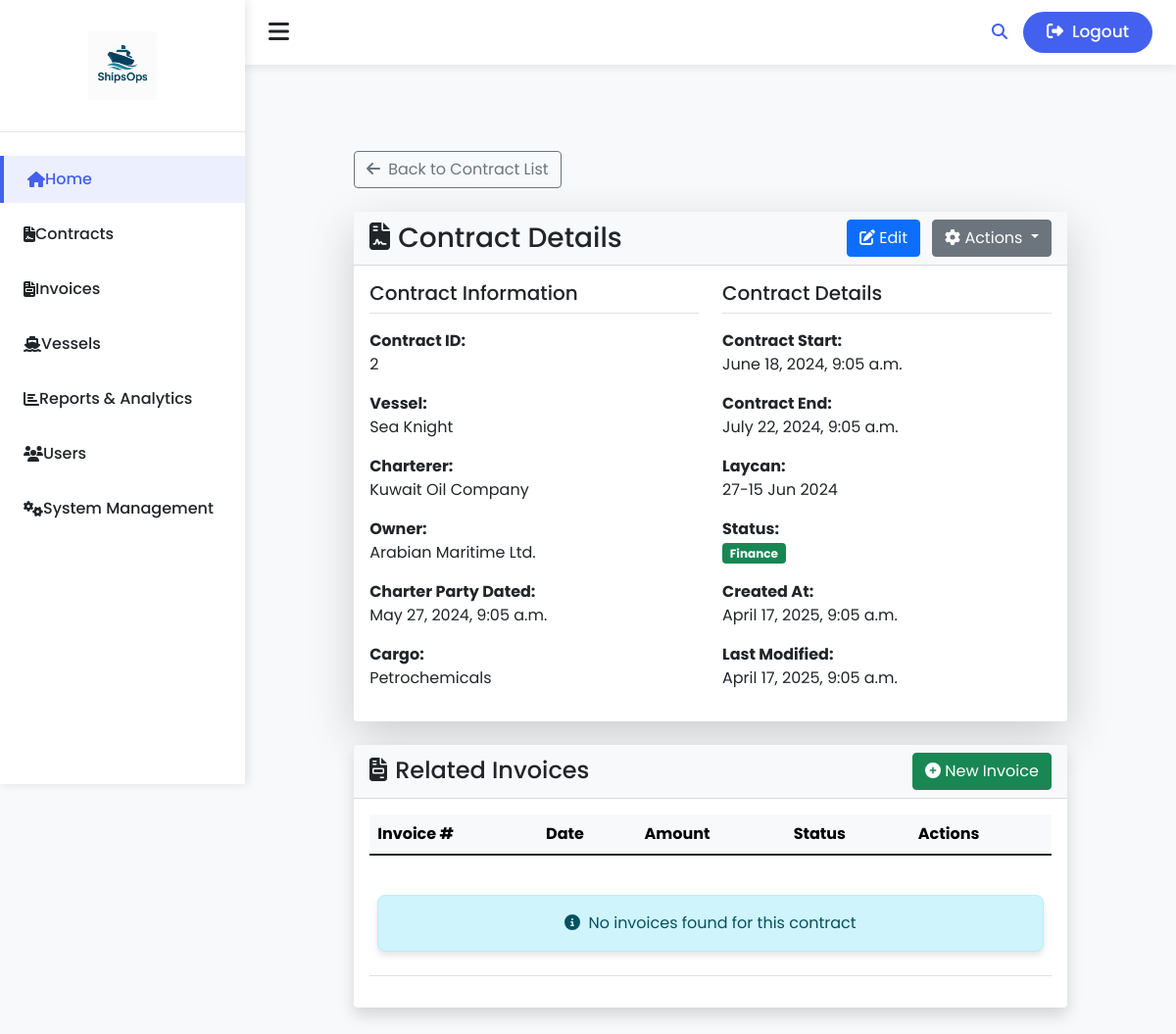
Page /contract/2/ (signed in) on the earlier database version.
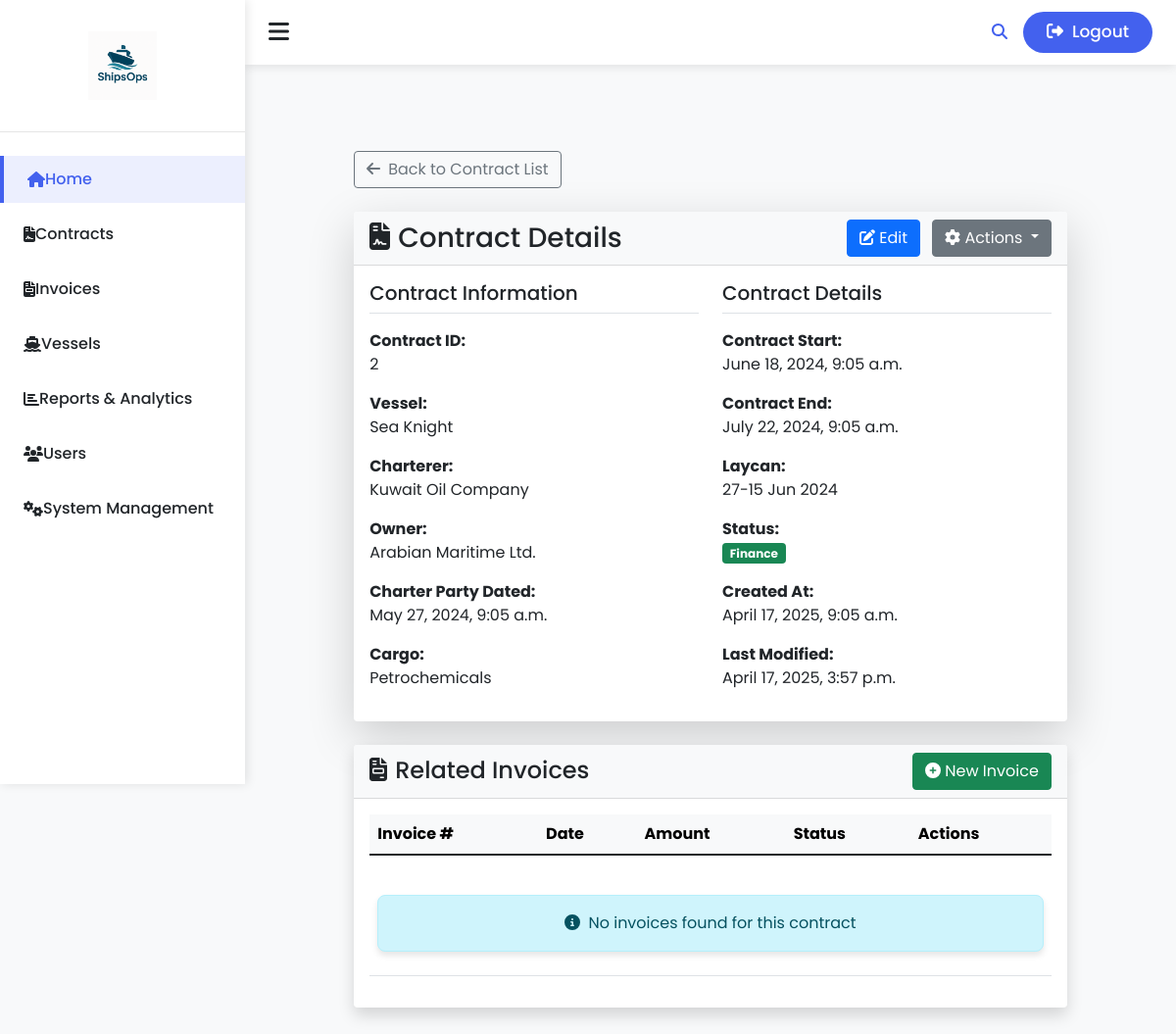
Same page on the later database version.
### ShipOps/models.py (models this page shows, shortened)
class Contract(models.Model):
    charter_party_dated = models.DateTimeField(default=timezone.now)
    charterer = models.CharField(max_length=150, null=True, blank=True)
    owner = models.CharField(max_length=150, null=True, blank=True)
    charter_party_form = models.CharField(max_length=150, null=True, blank=True)
    vessel = models.CharField(max_length=150, null=True, blank=True)
    charter_party_speed = models.CharField(max_length=150, null=True, blank=True)
    last_three_cargoes = models.CharField(max_length=150, null=True, blank=True)
    cargo = models.CharField(max_length=150, null=True, blank=True)
    quantity = models.CharField(max_length=150, null=True, blank=True)
    heating = models.CharField(max_length=150, null=True, blank=True)
    load_port = models.CharField(max_length=150, null=True, blank=True)
    laycan = models.CharField(max_length=150, null=True, blank=True)
    discharge_port = models.CharField(max_length=150, null=True, blank=True)
    freight = models.CharField(max_length=150, null=True, blank=True)
    demurrage = models.CharField(max_length=150, null=True, blank=True)
    laytime = models.CharField(max_length=150, null=True, blank=True)
    payment_terms = models.CharField(max_length=150, null=True, blank=True)
    payment_to = models.CharField(max_length=150, null=True, blank=True)
    brokers = models.CharField(max_length=150, null=True, blank=True)
    commission = models.CharField(max_length=150, null=True, blank=True)
    state = models.IntegerField(default=0, null=True, blank=True)
    contract_start = models.DateTimeField(default=timezone.now, null=True, blank=True)
    contract_end = models.DateTimeField(default=timezone.now, null=True, blank=True)
    created_at = models.DateTimeField(auto_now_add=True)
    updated_at = models.DateTimeField(auto_now=True)
    def __str__(self):
        return f"Contract #{self.id} for vessel {self.vessel}"

### ShipOps/views.py (the view)
# urls.py: path('contract/<int:contract_id>/', contract_detail, name='contract_detail'),
@login_required
def contract_detail(request, contract_id):
    contract = get_object_or_404(Contract, id=contract_id)
    context = {
        'contract': contract,
        'page_title': f'Contract Details: {contract}'
    }
    return render(request, 'ShipOps/contract_detail.html', context)

### templates/ShipOps/contract_detail.html (shortened to what the changed rows need)
{% extends "base.html" %}
{% block content %}
<div class="container py-5">
  <div class="row justify-content-center">
    <div class="col-lg-10">
      <div class="card shadow-lg border-0 rounded-lg mb-4">
        <div class="card-body">
          <div class="row">
            <div class="col-md-6">
              <div class="mb-3">
                <label class="fw-bold">Contract ID:</label>
                <p>{{ contract.id }}</p>
              </div>
              <div class="mb-3">
                <label class="fw-bold">Vessel:</label>
                <p>{{ contract.vessel }}</p>
              </div>
              <div class="mb-3">
                <label class="fw-bold">Charterer:</label>
                <p>{{ contract.charterer }}</p>
              </div>
              <div class="mb-3">
                <label class="fw-bold">Owner:</label>
                <p>{{ contract.owner }}</p>
              </div>
              <div class="mb-3">
                <label class="fw-bold">Charter Party Dated:</label>
                <p>{{ contract.charter_party_dated }}</p>
              </div>
              <div class="mb-3">
                <label class="fw-bold">Cargo:</label>
                <p>{{ contract.cargo }}</p>
              </div>
            </div>
            <div class="col-md-6">
              <div class="mb-3">
                <label class="fw-bold">Contract Start:</label>
                <p>{{ contract.contract_start }}</p>
              </div>
              <div class="mb-3">
                <label class="fw-bold">Contract End:</label>
                <p>{{ contract.contract_end }}</p>
              </div>
              <div class="mb-3">
                <label class="fw-bold">Laycan:</label>
                <p>{{ contract.laycan }}</p>
              </div>
              <div class="mb-3">
                <label class="fw-bold">Created At:</label>
                <p>{{ contract.created_at }}</p>
              </div>
              <div class="mb-3">
                <label class="fw-bold">Last Modified:</label>
                <p>{{ contract.updated_at }}</p>
              </div>
            </div>
          </div>
        </div>
      </div>
      <div class="card shadow border-0 rounded-lg">
        <div class="card-body">
          <div class="table-responsive">
            <table class="table table-hover align-middle">
              <thead class="table-light">
                <tr>
                  <th scope="col">Invoice #</th>
                  <th scope="col">Date</th>
                  <th scope="col">Amount</th>
                  <th scope="col">Status</th>
                  <th scope="col">Actions</th>
                </tr>
              </thead>
            </table>
          </div>
        </div>
      </div>
    </div>
  </div>
</div>
{% endblock %}

Differences in the rows shown:
changed Contract "Sea Knight": updated_at "April 17, 2025, 9:05 a.m." → "April 17, 2025, 3:57 p.m."
